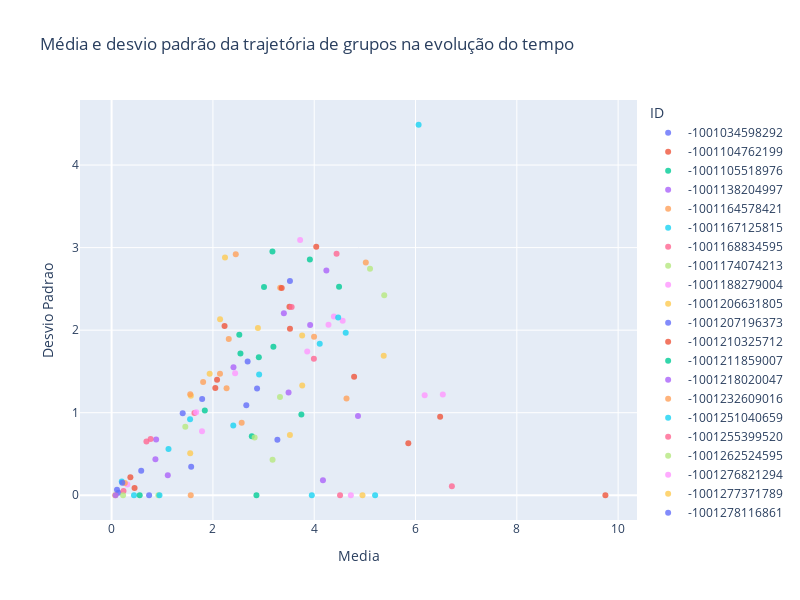

This figure's notebook cell:
### Markdown cell above
### Groups Trajectories
Nessa seção é calculada a trajetória dos grupos no período analisado ('2023-01-02 a 2023-01-18).  
A partir do cálculo da trajetória, é também calculado a _média_ dessa trajetória e o _desvio padrão_ da trajetória dos grupos.

### Code cell
trajectory_df = embedding.get_df_for_trajectory(high_dim_embeddings_umap, labels, date_labels)
filtered_trajectory_df = data_visualization.filter_df(trajectory_df, DAYS)
groups_trajectories = embedding.get_all_groups_trajectories(filtered_trajectory_df)
trajectory_scatter_plot = data_visualization.trajectory_plot(groups_trajectories)
trajectory_scatter_plot.show()
